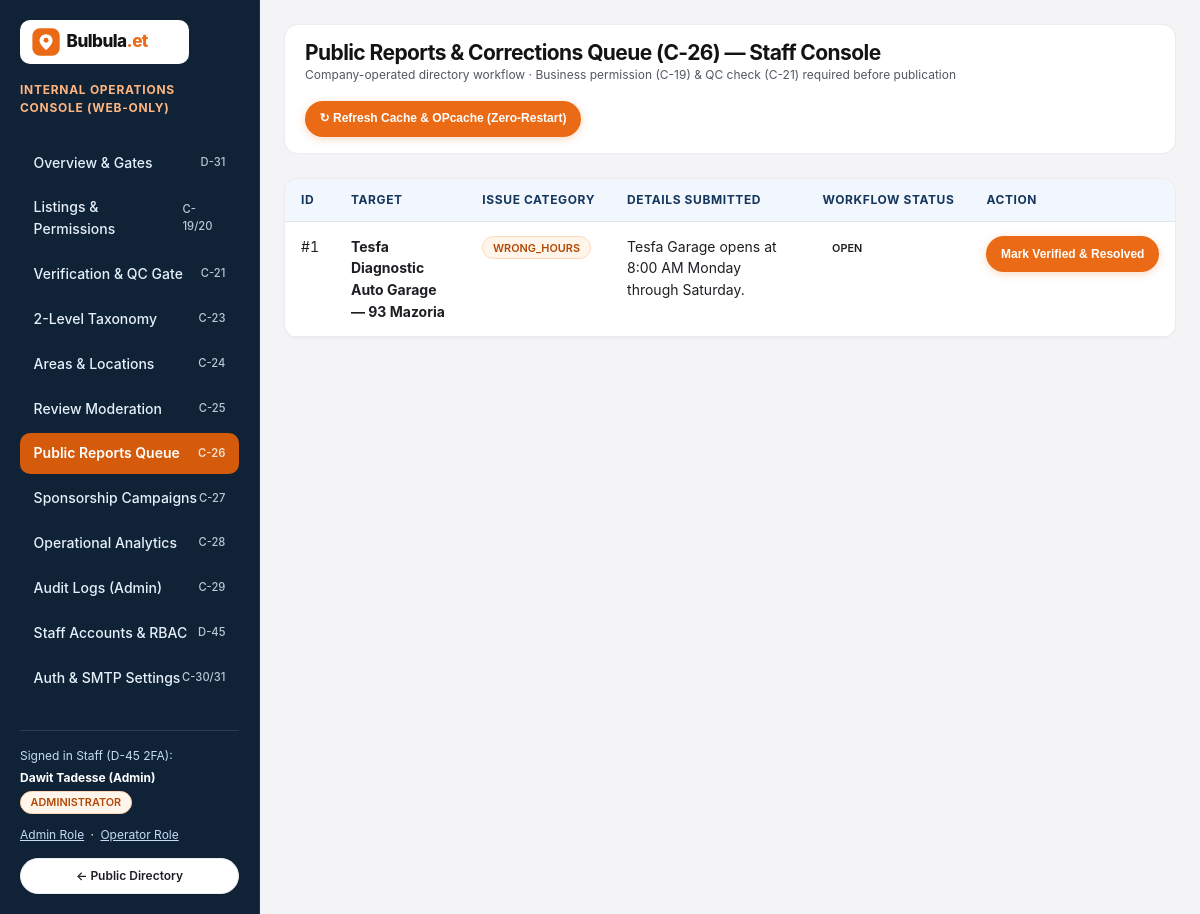
/staff/reports, run on the app's committed database.
### tables this page shows
CREATE TABLE staff_users (
    id                  INTEGER PRIMARY KEY AUTOINCREMENT,
    email               TEXT NOT NULL UNIQUE,
    full_name           TEXT NOT NULL,
    role                TEXT NOT NULL DEFAULT 'OPERATOR',
    password_hash       TEXT NOT NULL,
    totp_secret_enc     TEXT NULL,
    totp_enabled        INTEGER NOT NULL DEFAULT 0,
    is_active           INTEGER NOT NULL DEFAULT 1,
    last_login_at       DATETIME NULL,
    created_at          DATETIME NOT NULL DEFAULT CURRENT_TIMESTAMP,
    updated_at          DATETIME NOT NULL DEFAULT CURRENT_TIMESTAMP
);

CREATE TABLE public_reports (
    id                      INTEGER PRIMARY KEY AUTOINCREMENT,
    target_type             TEXT NOT NULL,
    branch_id               INTEGER NULL,
    business_id             INTEGER NULL,
    review_id               INTEGER NULL,
    reporter_customer_id    INTEGER NULL,
    reporter_contact_email  TEXT NULL,
    issue_category          TEXT NOT NULL,
    details_text            TEXT NOT NULL,
    workflow_status         TEXT NOT NULL DEFAULT 'OPEN',
    handled_by_staff_id     INTEGER NULL,
    resolution_notes        TEXT NULL,
    resolved_at             DATETIME NULL,
    created_at              DATETIME NOT NULL DEFAULT CURRENT_TIMESTAMP
);

CREATE TABLE branches (
    id                          INTEGER PRIMARY KEY AUTOINCREMENT,
    business_id                 INTEGER NOT NULL REFERENCES businesses(id),
    active_permission_id        INTEGER NULL REFERENCES business_permissions(id),
    branch_slug                 TEXT NOT NULL UNIQUE,
    branch_name_en              TEXT NOT NULL,
    branch_name_am              TEXT NULL,
    is_primary_branch           INTEGER NOT NULL DEFAULT 1,
    area_id                     INTEGER NOT NULL REFERENCES areas(id),
    sub_city_en                 TEXT NOT NULL,
    address_line_en             TEXT NOT NULL,
    landmark_notes_en           TEXT NULL,
    latitude                    REAL NULL,
    longitude                   REAL NULL,
    phone_primary               TEXT NULL,
    phone_secondary             TEXT NULL,
    branch_email                TEXT NULL,
    opening_hours_status        TEXT NOT NULL DEFAULT 'UNKNOWN',
    opening_hours_json          TEXT NULL,
    services_products_json      TEXT NULL,
    publication_status          TEXT NOT NULL DEFAULT 'DRAFT',
    is_verified                 INTEGER NOT NULL DEFAULT 0,
    last_verified_at            DATETIME NULL,
    last_verified_by_staff_id   INTEGER NULL,
    published_at                DATETIME NULL,
    published_rating_avg        REAL NULL,
    published_review_count      INTEGER NOT NULL DEFAULT 0,
    created_by_staff_id         INTEGER NOT NULL,
    updated_at                  DATETIME NOT NULL DEFAULT CURRENT_TIMESTAMP,
    created_at                  DATETIME NOT NULL DEFAULT CURRENT_TIMESTAMP
);

### src/Views/staff/reports.php (the view, shortened to what the rows shown need)
<?php
$reports = $reports ?? [];
?>
<div class="b-table-wrap">
  <table class="b-table">
    <thead>
      <tr>
        <th>ID</th>
        <th>Target</th>
        <th>Issue Category</th>
        <th>Details Submitted</th>
        <th>Workflow Status</th>
        <th>Action</th>
      </tr>
    </thead>
    <tbody>
      <?php foreach ($reports as $rep): ?>
        <tr>
          <td class="b-tabular">#<?= (int) $rep['id'] ?></td>
          <td>
            <strong><?= View::e($rep['branch_name_en'] ?? $rep['business_name_en'] ?? $rep['target_type']) ?></strong>
          </td>
          <td><span class="b-badge b-badge--orange"><?= View::e($rep['issue_category']) ?></span></td>
          <td><?= View::e($rep['details_text']) ?></td>
          <td><span class="b-badge b-badge--blue"><?= View::e($rep['workflow_status']) ?></span></td>
          <td>
            <form method="POST" action="/staff/reports/<?= (int) $rep['id'] ?>/resolve">
              <button type="submit" class="b-btn b-btn--primary b-btn--sm">Mark Verified &amp; Resolved</button>
            </form>
          </td>
        </tr>
      <?php endforeach; ?>
    </tbody>
  </table>
</div>

### src/Views/layouts/staff.php (shortened to what the rows shown need)
<?php
$staff        = $staff ?? ['id' => 1, 'full_name' => 'Dawit Tadesse (Admin)', 'role' => 'ADMINISTRATOR'];
?>
<!DOCTYPE html>
<html lang="en">
<head>
  <link rel="stylesheet" href="<?= View::asset('css/tokens.css') ?>">
  <link rel="stylesheet" href="<?= View::asset('css/base.css') ?>">
  <link rel="stylesheet" href="<?= View::asset('css/layout.css') ?>">
  <link rel="stylesheet" href="<?= View::asset('css/components.css') ?>">
  <link rel="stylesheet" href="<?= View::asset('css/staff.css') ?>">
</head>
<body>
  <div class="b-staff-shell">
    <aside class="b-staff-sidebar">
      <div style="margin-top: var(--space-8); padding-top: var(--space-4); border-top: 1px solid rgba(255,255,255,0.12); font-size: var(--text-xs);">
        <div style="color: var(--blue-200);">Signed in Staff (D-45 2FA):</div>
        <div style="font-weight: 700; color: #FFF; margin-top: 0.2rem;"><?= View::e($staff['full_name'] ?? '') ?></div>
        <div style="margin-top: 0.2rem;">
          <span class="b-badge b-badge--orange"><?= View::e($staff['role'] ?? 'ADMINISTRATOR') ?></span>
        </div>
        <div style="margin-top: 0.75rem; display: flex; gap: 0.4rem; flex-wrap: wrap;">
          <a href="/staff?switch_staff=1" style="color: var(--blue-200); text-decoration: underline;">Admin Role</a> &middot;
          <a href="/staff?switch_staff=2" style="color: var(--blue-200); text-decoration: underline;">Operator Role</a>
        </div>
        <div style="margin-top: 0.85rem;">
          <a href="/" class="b-btn b-btn--outline b-btn--sm" style="width: 100%;">&larr; Public Directory</a>
        </div>
      </div>
    </aside>
    <div class="b-staff-main">
      <div class="b-staff-topbar">
        <div>
          <h1 style="font-size: var(--text-xl);"><?= View::e($pageTitle ?? 'Staff Operations Console') ?></h1>
        </div>
      </div>
      <?= $content ?? '' ?>
    </div>
  </div>
</body>
</html>

### data on the page
staff_users: full_name "Dawit Tadesse (Admin)", role "ADMINISTRATOR"
public_reports: id "1", branch.branch_name_en "Tesfa Diagnostic Auto Garage — 93 Mazoria", issue_category "WRONG_HOURS", details_text "Tesfa Garage opens at 8:00 AM Monday through Saturday.", workflow_status "OPEN"

### other printed values
View::e($pageTitle ?? 'Staff Operations Console') "Public Reports & Corrections Queue (C-26) — Staff Console"
